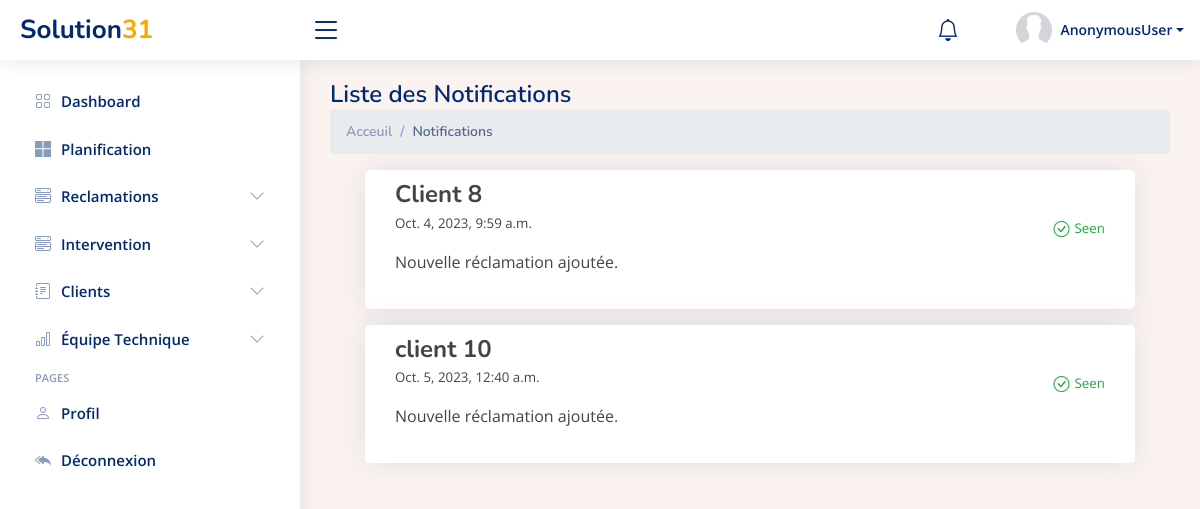
/notifications/, run on an earlier commit of the app's database.
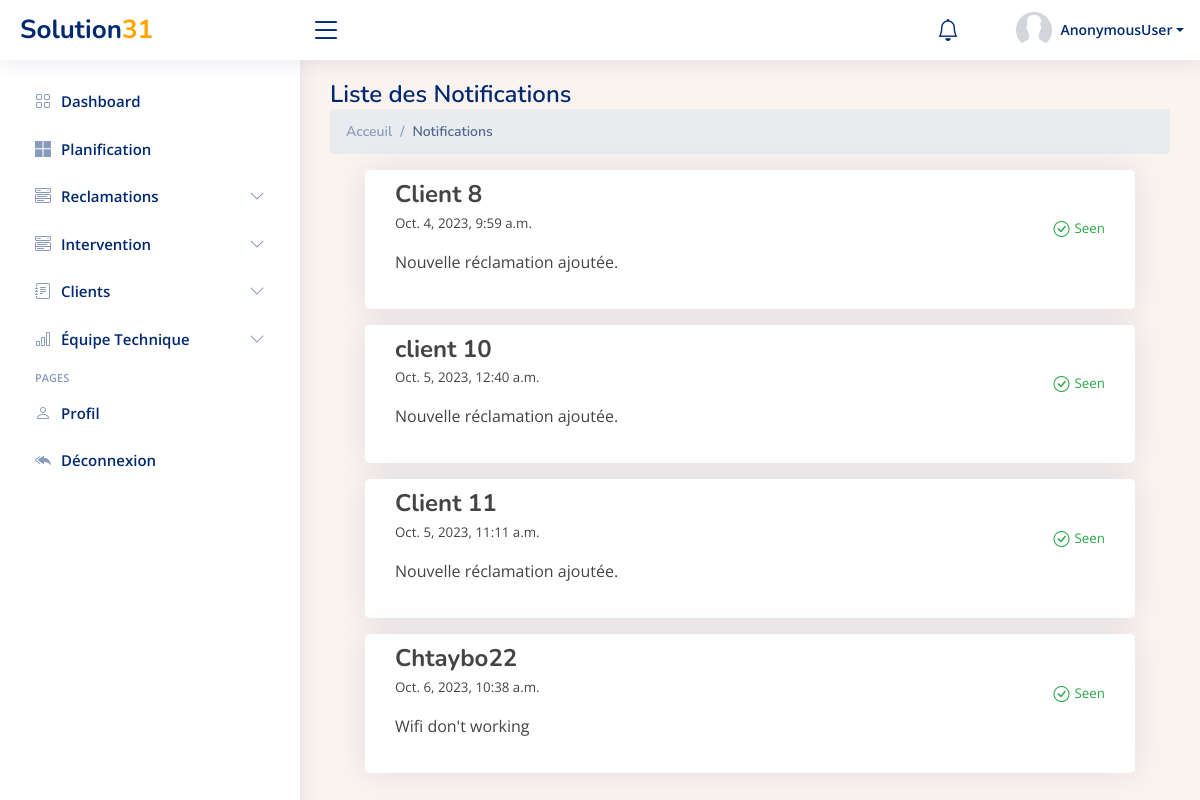
And on a later commit of the database.
### Dashboard/models.py (models this page shows, shortened)
class Notification(models.Model):
    username = models.CharField(max_length=255,null=True,blank=True)
    message = models.CharField(max_length=255)
    created_at = models.DateTimeField(auto_now_add=True)
    is_read = models.BooleanField(default=False)

### Dashboard/views.py (the view)
# urls.py: path('notifications/',notifications ,name='notifications'),
def notifications(request):
    notifications= Notification.objects.all()
    return render(request, 'Dashboard/notifications.html',{'notifications':notifications})

### Dashboard/templates/Dashboard/notifications.html (shortened to what this page needs)
{% extends 'Dashboard/main.html' %}
{% block content %}
  <main id="main" class="main">
    <div class="pagetitle">
      <h1>Liste des Notifications</h1>
      <nav>
        <ol class="breadcrumb">
          <li class="breadcrumb-item"><a href="index.html">Acceuil</a></li>
          <li class="breadcrumb-item active">Notifications</li>
        </ol>
      </nav>
    </div>
    <section class="section dashboard">
    <div class="col-12">
        <div class="card-body ">
          {% for notification in notifications %}
              <div class="card mb-3">
                <div class="card-body">
                <li class="notification-item">
                  <div class="notification-content">
                    <h4 class="username">{{notification.username}}</h4>
                    <p class="created-at">{{notification.created_at}}</p>
                    <p class="message">{{notification.message}}</p>
                  </div>
                  <div class="notification-seen">
                    <i class="bi bi-check-circle text-success"></i>
                    <span class="seen-text">Seen</span>
                  </div>
                </li>
               </div>
              </div>
          {% endfor %}
         </div>
        </div>
    </section>
  </main>
{% endblock content %}

What changed in the data, as far as the page shows it:
added Notification: username "Client 11", created_at "Oct. 5, 2023, 11:11 a.m.", message "Nouvelle réclamation ajoutée."
added Notification: username "Chtaybo22", created_at "Oct. 6, 2023, 10:38 a.m.", message "Wifi don't working"
